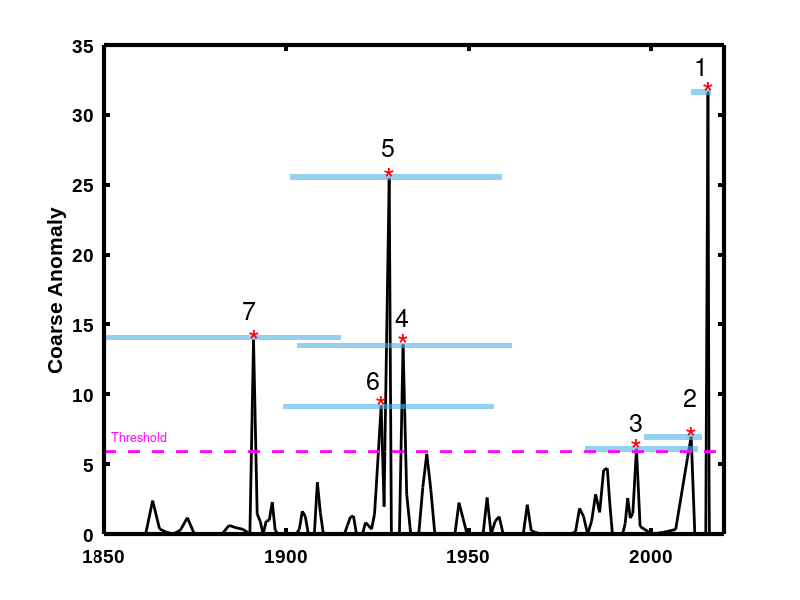

This figure's MATLAB source: (Note: this script raises an error after producing the figure.)
clear 
close all
clc

addpath('/home/ab3838/Matlab_export_pack/altmany-export_fig-b32040d')

load('Experiment.mat');

modified_year(1)=2016;
modified_year(2)=2015.9;
modified_year(3)=2015.6;
modified_year(4:8)=linspace(2015,2012,5);
modified_year(9)=2011;
modified_year(10:14)=linspace(2010,1997,5);
modified_year(15)=1996;
modified_year(16:26)=linspace(1995,1988,11);

modified_year(27:76)=linspace(1987,1933,50);
modified_year(77)=1932;
modified_year(78:80)=linspace(1931,1928.8,3);
modified_year(81)=1928.2;
modified_year(82)=1927.0;
modified_year(83)=1926.8;
modified_year(84)=1926.0;
modified_year(85:125)=linspace(1925,1892,41);
modified_year(126)=1891.0;
modified_year(127:148)=linspace(1890,1850,22);



Experiment(1,1:148)=modified_year(1:148);




%%%%%%%%%%%%%%%%%%%%%%%%%%%%%%%%%%%%%%%%%%%%%

m_surge(5,1)=1988;
m_surge(5,2)=0.44;

m_surge(6,1)=1995;
m_surge(6,2)=0.48;

m_surge(7,1)=1996;
m_surge(7,2)=0.67;

m_surge(8,1)=2004;
m_surge(8,2)=0.57;

m_surge(9,1)=2005.5;
m_surge(9,2)=0.49;

m_surge(10,1)=2005.95;
m_surge(10,2)=0.52;

m_surge(11,1)=2010;
m_surge(11,2)=0.46;

m_surge(12,1)=2011;
m_surge(12,2)=1;

m_surge(13,1)=2012;
m_surge(13,2)=0.44;

m_surge(14,1)=2013;
m_surge(14,2)=0.36;

m_surge(15,1)=2015.7;
m_surge(15,2)=1.39;

m_surge(16,1)=2015.9;
m_surge(16,2)=0.44;

m_surge(17,1)=2016.6;
m_surge(17,2)=0.33;


%%%%%%%%%%%%%%%%%%%%%%%%%%%%%%
su(1,1)=1945;
su(1,2)=0.37; %15 nmi
su(1,3)=0.38; %30 nmi
su(1,4)=0.38; %45 nmi

su(2,1)=1942.9;
su(2,2)=0.40; 
su(2,3)=0.42;
su(2,4)=0.45;

su(3,1)=1941;
su(3,2)=0.64; 
su(3,3)=0.76;
su(3,4)=0.90;

su(4,1)=1933.8;
su(4,2)=0.60; 
su(4,3)=0.66;
su(4,4)=0.69;

su(5,1)=1933.3;
su(5,2)=0.44; 
su(5,3)=0.52;
su(5,4)=0.58;

su(6,1)=1932;
su(6,2)=0.69; 
su(6,3)=0.90;
su(6,4)=1.00;

su(7,1)=1928.8;
su(7,2)=0.92; 
su(7,3)=1.45;
su(7,4)=1.38;

su(8,1)=1928.2;
su(8,2)=0.58; 
su(8,3)=0.60;
su(8,4)=0.59;

su(9,1)=1926.9;
su(9,2)=0.53; 
su(9,3)=0.55;
su(9,4)=0.63;

su(10,1)=1926.2;
su(10,2)=1.31; 
su(10,3)=1.40;
su(10,4)=1.40;

su(11,1)=1924;
su(11,2)=0.54; 
su(11,3)=0.56;
su(11,4)=0.59;

su(12,1)=1919;
su(12,2)=0.65; 
su(12,3)=0.87;
su(12,4)=0.93;

su(13,1)=1908;
su(13,2)=0.65; 
su(13,3)=0.70;
su(13,4)=0.93;

su(14,1)=1899;
su(14,2)=0.45; 
su(14,3)=0.45;
su(14,4)=0.47;


su(15,1)=1891;
su(15,2)=0.75; 
su(15,3)=0.87;
su(15,4)=0.86;

su(16,1)=1884;
su(16,2)=0.65; 
su(16,3)=0.69;
su(16,4)=0.79;

su(17,1)=1882;
su(17,2)=0.60; 
su(17,3)=0.62;
su(17,4)=0.64;

su(18,1)=1871;
su(18,2)=0.64; 
su(18,3)=0.70;
su(18,4)=0.77;

su(19,1)=1866;
su(19,2)=0.61; 
su(19,3)=0.62;
su(19,4)=0.73;

%tidal
st(1,1)=1971;
st(1,2)=0.48; 

st(2,1)=1966;
st(2,2)=0.61; 

st(3,1)=1956.3;
st(3,2)=0.60; 

st(4,1)=1956.8;
st(4,2)=0.59; 

st(5,1)=1954;
st(5,2)=0.54; 

st(6,1)=1953;
st(6,2)=0.41; 

st(7,1)=1946;
st(7,2)=0.42; 

st(8,1)=1942;
st(8,2)=0.39; 

st(9,1)=1941;
st(9,2)=0.41; 

st(10,1)=1939;
st(10,2)=0.56; 

st(11,1)=1938;
st(11,2)=0.60; 

st(12,1)=1937;
st(12,2)=0.60;

st(13,1)=1936;
st(13,2)=0.37;

st(14,1)=1935;
st(14,2)=0.46;

st(15,1)=1934;
st(15,2)=0.60;

st(16,1)=1911;
st(16,2)=0.55;

st(17,1)=1906;
st(17,2)=0.50;

st(18,1)=1904;
st(18,2)=0.52;

st(19,1)=1903;
st(19,2)=0.36;

st(20,1)=1901;
st(20,2)=0.48;

st(21,1)=1900;
st(21,2)=0.48;

st(22,1)=1899;
st(22,2)=0.56;

st(23,1)=1890;
st(23,2)=0.35;

st(24,1)=1887;
st(24,2)=0.44;

st(25,1)=1877;
st(25,2)=0.40;

st(26,1)=1863;
st(26,2)=0.39;

st(27,1)=1853;
st(27,2)=0.43;

st(28,1)=1852;
st(28,2)=0.50;

% new st in 30 mi radus
st(29,1)=1945;
st(29,2)=0.38;

st(30,1)=1942.9;
st(30,2)=0.42;

st(31,1)=1933.8;
st(31,2)=0.66;

st(32,1)=1933.3;
st(32,2)=0.52;

st(33,1)=1928.2;
st(33,2)=0.60;

st(34,1)=1926.9;
st(34,2)=0.55;

st(35,1)=1924;
st(35,2)=0.56;

st(36,1)=1899;
st(36,2)=0.45;

st(37,1)=1882;
st(37,2)=0.62;

st(38,1)=1866;
st(38,2)=0.62;

st(39,1)=1971;
st(39,2)=0.48;

st(40,1)=1981.2;
st(40,2)=0.50;

st(41,1)=1981.6;
st(41,2)=0.44;

st(42,1)=1981.99;
st(42,2)=0.43;



% figure plot
figurePosition = [1 41 1920/2 964/2];
% Figure 1
    % Open a figure with figure handle variable: figure1H 
    %                   (so we do not use gcf)
figure1H = figure(1);
    % Call the axes with the handle: axes1H (so we do not use gca)
axes1H_f1 = axes;
    % Callin
    %g the hold on, techincally not needed because 
    % we can plot a patch and the line without it removing 
    % or replacing the line (kind of strange)
hold on


figure(1)

plot1H_f1 =plot(Experiment(1,:),Experiment(2,:))
set(plot1H_f1, 'LineStyle','-','MarkerFaceColor', 'k',  'color', 'k','linewidth', 2)


%%%%%%%%%%%%%%%%%%%%%%%%%%%%%%%%%%%%%%%%%%%%%%%%%%%%%%%%%%%%%
%%%%%%%%%%%%%%%%% uncertainity of age

hold on
llx = [2011, 2011, 2016.3, 2016.3];
lly = [31.45, 31.85, 31.85, 31.45];

plot1H_f2 =patch(llx,lly,[0.3 0.7 0.9])
set(plot1H_f2,'EdgeColor','none','MarkerFaceColor',[0.3 0.7 0.9],'FaceAlpha',0.6)

hold on
llx = [1998, 1998, 2014, 2014];
lly = [6.76, 7.16, 7.16, 6.76];

plot1H_f2 =patch(llx,lly,[0.3 0.7 0.9])
set(plot1H_f2,'EdgeColor','none','MarkerFaceColor',[0.3 0.7 0.9],'FaceAlpha',0.6)
hold on

llx = [1982, 1982, 2013, 2013];
lly = [5.9, 6.3, 6.3, 5.9];

plot1H_f2 =patch(llx,lly,[0.3 0.7 0.9])
set(plot1H_f2,'EdgeColor','none','MarkerFaceColor',[0.3 0.7 0.9],'FaceAlpha',0.6)
hold on

llx = [1903, 1903, 1962, 1962];
lly = [13.3, 13.7, 13.7, 13.3];

plot1H_f2 =patch(llx,lly,[0.3 0.7 0.9])
set(plot1H_f2,'EdgeColor','none','MarkerFaceColor',[0.3 0.7 0.9],'FaceAlpha',0.6)
hold on

llx = [1901, 1901, 1959, 1959];
lly = [25.36, 25.76, 25.76, 25.36];

plot1H_f2 =patch(llx,lly,[0.3 0.7 0.9])
set(plot1H_f2,'EdgeColor','none','MarkerFaceColor',[0.3 0.7 0.9],'FaceAlpha',0.6)
hold on

llx = [1899, 1899, 1957, 1957];
lly = [8.93, 9.33, 9.33, 8.93];

plot1H_f2 =patch(llx,lly,[0.3,0.7,0.9])
set(plot1H_f2,'EdgeColor','none','MarkerFaceColor',[0.3,0.7,0.9],'FaceAlpha',0.6)
hold on

llx = [1848, 1848, 1915, 1915];
lly = [13.85, 14.25, 14.25, 13.85];

plot1H_f2 =patch(llx,lly,[0.3,0.7,0.9])
set(plot1H_f2,'EdgeColor','none','MarkerFaceColor',[0.3,0.7,0.9],'FaceAlpha',0.6)
hold on
%%%%%%%%%%%%%%%%%%%%%%%%%%%%%%%%%%%%%%%%%%%%%%%%%%%%%%%%%%%%%

%plot1H_f1 =plot(m_surge(:,1),m_surge(:,2))
%set(plot1H_f1, 'Marker','o','MarkerSize', 12,'MarkerFaceColor','k','MarkerEdgeColor','k','LineStyle','none')


%plot1H_f1 =plot(m_surge(15,1),m_surge(15,2))
%set(plot1H_f1, 'Marker','o','MarkerSize', 12,'MarkerFaceColor','r','MarkerEdgeColor','r','LineStyle','none')
%text(m_surge(15,1)-25,m_surge(15,2)+0.1,'Joaquin 2015','Color','k','FontSize',14)      


%plot1H_f1 =plot(m_surge(12,1),m_surge(12,2))
%set(plot1H_f1, 'Marker','o','MarkerSize', 12,'MarkerFaceColor','r','MarkerEdgeColor','r','LineStyle','none')
%text(m_surge(12,1)-16,m_surge(12,2)+0.1,'Irene 2011','Color','k','FontSize',14)      


%plot1H_f1 =plot(m_surge(7,1),m_surge(7,2))
%set(plot1H_f1, 'Marker','o','MarkerSize', 12,'MarkerFaceColor','r','MarkerEdgeColor','r','LineStyle','none')
%text(m_surge(7,1)-8,m_surge(7,2)+0.1,'Lili 1996','Color','k','FontSize',14)      

%%%%%%%%%%%%%%%%%%%%%%%%%%%%%%%%%%%%%%%%%%%%%%%%%%%%%%%%%%%%%%%%%%tide
%plot1H_f1 =plot(st(:,1),st(:,2))
%set(plot1H_f1, 'Marker','o','MarkerSize', 8,'MarkerFaceColor','none','MarkerEdgeColor','k','LineStyle','none')



ll = [3, 6, 7, 10 ,12, 13, 15, 16, 18];

for i=1:9

ind = ll(i);

lx=[su(ind,1),su(ind,1)];
ly=[su(ind,2),su(ind,3)];

% plot1H_f1 =plot(lx,ly)
% set(plot1H_f1, 'LineStyle','-','MarkerFaceColor', 'k',  'color', 'k','linewidth', 4)
hold on
end



hold on


text(modified_year(3)-1.5,Experiment(2,3),'*','Color','r','FontSize',22)    
text(modified_year(9)-1.5,Experiment(2,9),'*','Color','r','FontSize',22)   
text(modified_year(15)-1.5,Experiment(2,15),'*','Color','r','FontSize',22)  
text(modified_year(77)-1.5,Experiment(2,77),'*','Color','r','FontSize',22)    
text(modified_year(81)-1.5,Experiment(2,81),'*','Color','r','FontSize',22)   
text(modified_year(84)-1.5,Experiment(2,84),'*','Color','r','FontSize',22) 
text(modified_year(126)-1.5,Experiment(2,126),'*','Color','r','FontSize',22)  


% threshold line
x1(1,1)=1850;
x1(1,2)=5.9;

x1(2,1)=2020;
x1(2,2)=5.9;

hold on
plot1H_f1 =plot(x1(:,1),x1(:,2))
set(plot1H_f1(1), 'LineStyle','--', 'color', 'm','linewidth', 2)

text(1852,7,'Threshold','Color','m','FontSize',9) 

%%%%%%%%%%%%%%
text(2012,33.5,'1','Color','k','FontSize',18) 

text(2009,9.8,'2','Color','k','FontSize',18) 
text(1994,8,'3','Color','k','FontSize',18) 


text(1930,15.5,'4','Color','k','FontSize',18) 
%text(1930,17,'Unnamed 1932','Color','k','FontSize',12) 
%text(1930,15.5,'Oct 30 to Nov 14','Color','k','FontSize',12) 

text(1926,27.7,'5','Color','k','FontSize',18) 
%text(1916,29,'Unnamed 1928','Color','k','FontSize',12) 
%text(1914,27.5,'Sep 06 to Sep 21','Color','k','FontSize',12) 

text(1922,11,'6','Color','k','FontSize',18) 
%text(1898,13,'Unnamed 1926','Color','k','FontSize',12) 
%text(1898,11.5,'Jul 22 to Aug 02','Color','k','FontSize',12) 

text(1888,16,'7','Color','k','FontSize',18) 
% text(1880,18.5,'Unnamed 1891','Color','k','FontSize',12) 
% text(1878,17,'Aug 18 to Aug 25','Color','k','FontSize',12) 







xlim([1850  2020])
% ylim([0  1.7])


titleH_f1 = title(axes1H_f1,' ');
yLabelH_f1 = ylabel(axes1H_f1,'Coarse Anomaly');

set(axes1H_f1, 'color', 'k', ...
               'LineWidth', 3, ...
               'FontName', 'Arial',...
               'FontWeight', 'Bold',...
               'FontSize', 14, ...
               'Layer', 'top')      % This command will make sure the tick
           
set(titleH_f1, 'color', 'k', ...
               'LineWidth', 3, ...
               'FontName', 'Arial',...
               'FontWeight', 'Bold',...
               'FontSize', 14) % The title is separate from the axes   


set(figure1H, 'Position', figurePosition)
% set(gcf, 'Position', figurePosition)   
    % Setting a box around the axes
    
    %xtickformat('dd-MMM-yyyy')
box

    % Setting the background color of the figure to be none,
    % or transparent, if we do not have a figure handle we can 
    % use gcf instead as shown:
set(figure1H, 'color', 'w'); % set(gcf, 'color', 'none');

set(axes1H_f1, 'color', 'w'); % set(gca, 'color', 'none');

    % Again another axes adjustment
    
set(axes1H_f1, 'XColor', 'k', ...
            'YColor', 'k');
           


export_fig(figure1H,'surgethreshold_coarse.png')
